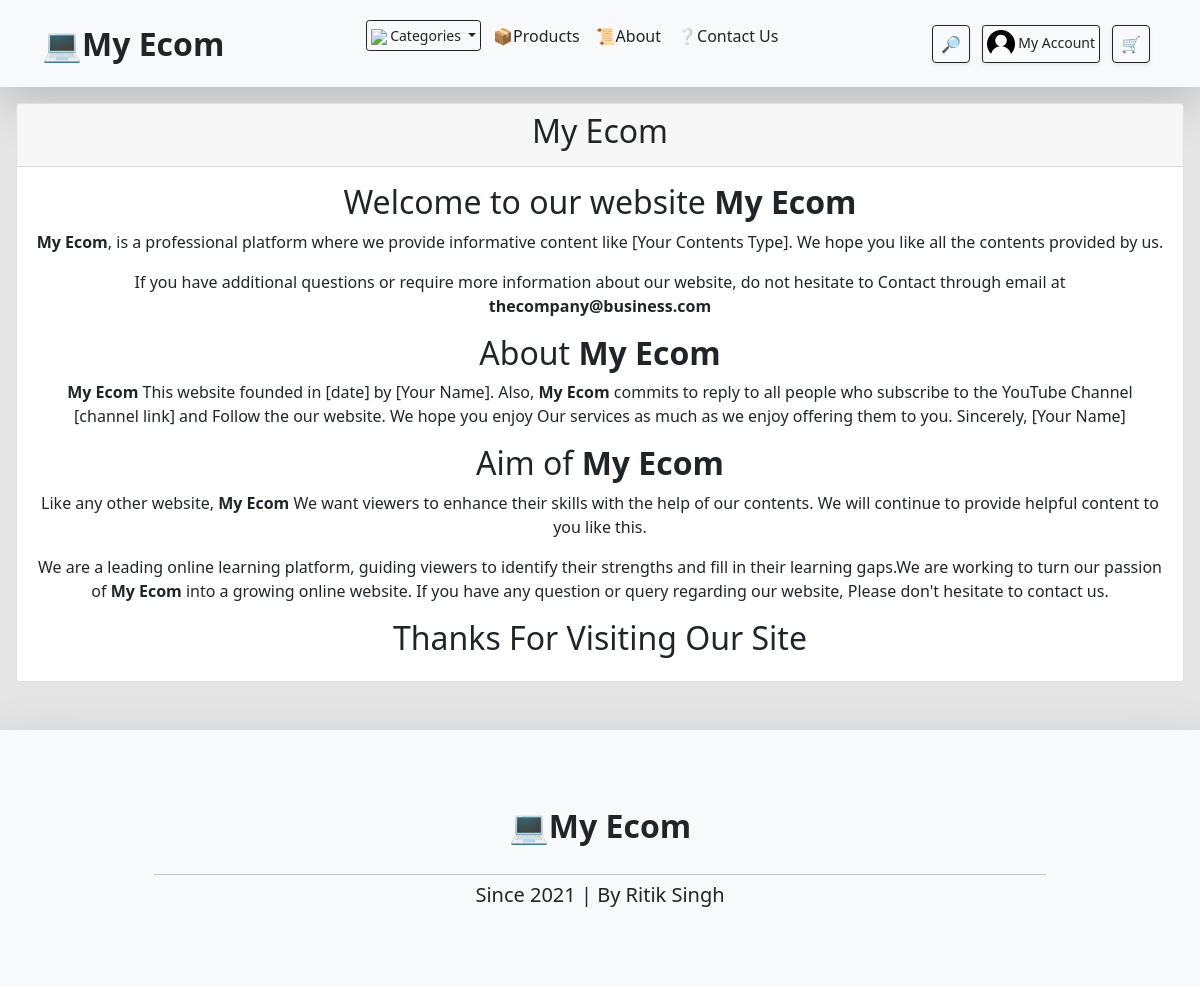
The page /about_us on the database its author committed.
### MY_Ecom/models.py (models this page shows, shortened)
class AboutMyEcom(models.Model):
    CompanyName = models.CharField(max_length=100, null=True,blank=True)
    Body = RichTextField()
    Date = models.DateField(auto_now_add=True)

### MY_Ecom/views.py (the view)
# urls.py: path('about_us', AboutUs, name='about_us'),
def AboutUs(request):
    cart = None
    if request.user.is_authenticated:
        user = User.objects.get(id=request.user.id)
        customer = Customer.objects.get(User=user)
        pp = f"{customer.User_Img}"
    else:
        pp = "upload/Profile_img/download.png"
    category = Category.objects.all()
    if request.user.is_authenticated:
        if UserCart.objects.filter(User=user).exists():
            cart = UserCart.objects.all().filter(User=user)
    else:
        x_forwarded_for = request.META.get('HTTP_X_FORWARDED_FOR')
        if x_forwarded_for:
            ip = x_forwarded_for.split(',')[0]
        else:
            ip = request.META.get('REMOTE_ADDR')
            cart = GuestCart.objects.all().filter(IP=ip)
    about = AboutMyEcom.objects.get(id=1)
    return render(request, "AboutUs.html", {"category":category, "pp":pp, "cart":cart, "about":about})

### Templates/AboutUs.html (shortened to what this page needs)
{% extends 'base.html' %}
{% block main %}
<div class="card m-3 text-center">
    <div class="card-header">
        <p class="h2">{{about.CompanyName}}</p>
    </div>
    <div class="card-body py-3 text-center">
        {{about.Body|safe}}
    </div>
</div>
{% endblock %}

### rows shown on the page
AboutMyEcom: CompanyName "My Ecom", Body "Welcome to our website My Ecom My Ecom , is a professional platform where we provide informative content like [Your Contents Type]. We hope you like all the contents provided by us. If you have additional questions or require more information about our website, do not hesitate to Contact through email at thecompany@business.com About My Ecom My Ecom This website founded in [date] by [Your Name]. Also, My Ecom commits to reply to all people who subscribe to the YouTube Channel [channel link] and Follow the our website. We hope you enjoy Our services as much as we enjoy offering them to you. Sincerely, [Your Name] Aim of My Ecom Like any other website, My Ecom We want viewers to enhance their…"
